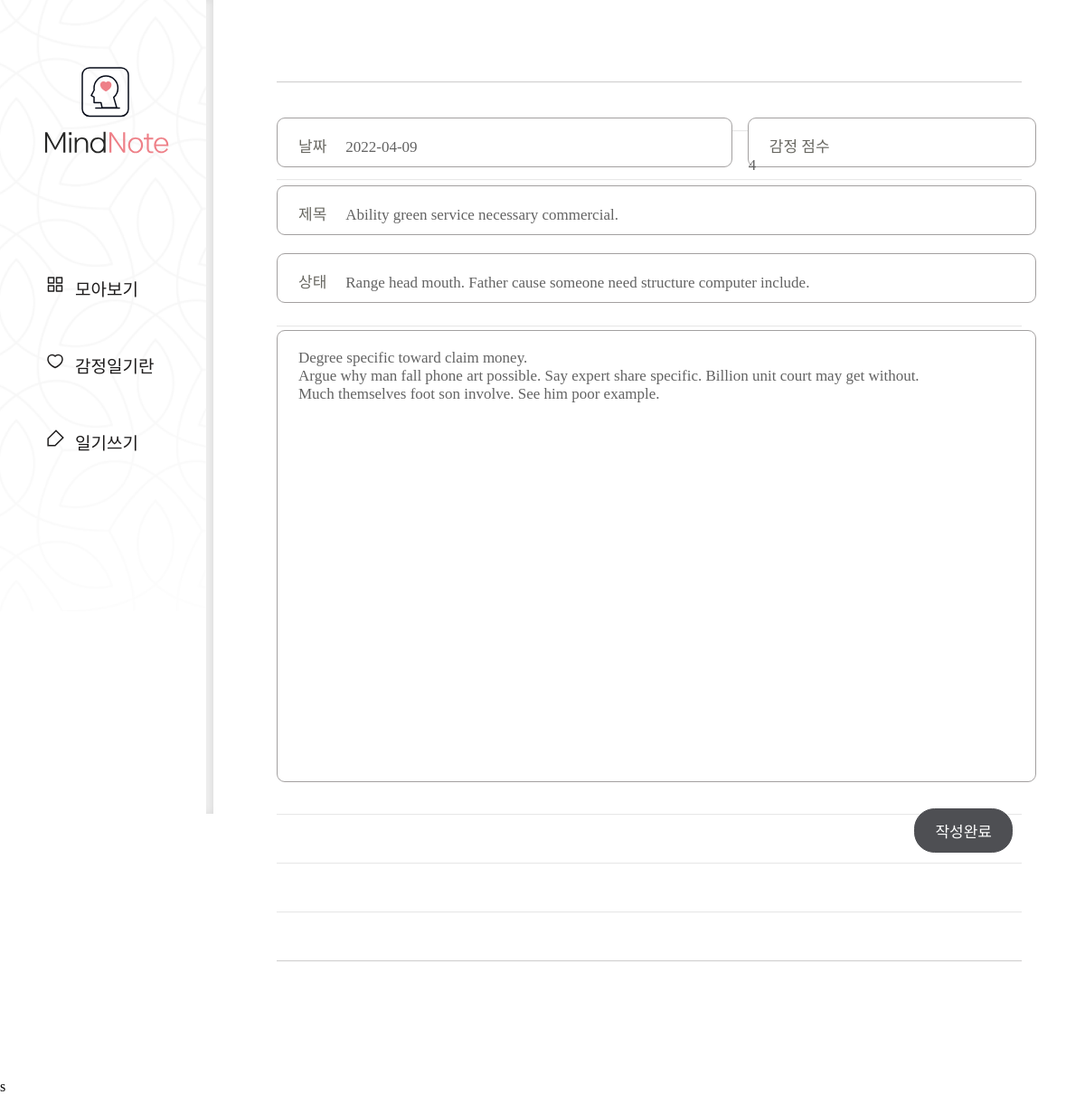
The page /diary/diary/page/26/edit/ on the database its author committed.
### diary/models.py (models this page shows, shortened)
class Page(models.Model):
    title = models.CharField(max_length=100, validators=[validate_no_hash])
    content = models.TextField(validators=[validate_no_hash])
    feeling = models.CharField(max_length=80, validators=[validate_no_number])
    score = models.IntegerField(validators=[validate_no_above10])
    dt_created = models.DateField()

### diary/views.py (the view, shortened to what this page needs)
# urls.py: path('diary/page/<int:page_id>/edit/', views.PageUpdateView.as_view(), name='page-update'),
class PageUpdateView(UpdateView):
    model = Page
    form_class = PageForm
    template_name = 'diary/page_form.html'
    pk_url_kwarg = 'page_id'

### diary/form.py
class PageForm(forms.ModelForm):
    class Meta():
        model = Page
        fields = '__all__'

### diary/templates/diary/page_form.html (shortened to what this page needs)
{% extends './base.html' %}
{% block content %}
        <div class="wrap-post">
            <form method="post">{% csrf_token %}
                <div class="editor">
                    <div class="input input-date">
                        <p>날짜</p>
                        {{form.dt_created}}
                    </div>
                    <div class="input input-score">
                        <p>감정 점수</p>
                        {{form.score}}
                    </div>
                    <div class="input input-title">
                        <p>제목</p>
                        {{form.title}}
                    </div>
                    <div class="input input-state">
                        <p>상태</p>
                        {{form.feeling}}
                    </div>
                        {{form.content}}
                </div>
                <div class="post-btn">
                    <input type="submit" value="작성완료">
                </div>
            </form>
        </div>
{% endblock content %}

### diary/static/diary/css/styles.css (style rules this page uses)
h1,h2,h3,p,a,ul,li { margin: 0; padding: 0; font-family: 'NanumSquare'; list-style: none; text-decoration: none; outline: none; }
html { position: relative; min-height: 100%; margin: 0; }
body { margin: 0; padding: 0; -webkit-font-smoothing: antialiased; -moz-osx-font-smoothing: auto; }
.wrap-post { padding-left: 236px; padding-top: 10px; padding-bottom: 50px; }
form { margin: 0 70px; padding-top: 120px; padding-bottom: 200px; background: url(../image/note-bg.svg) repeat-x center/1535px 974px; }
.editor { overflow: hidden; width: 840px; margin: 0 auto; }
.input { position: relative; height: 55px; margin-bottom: 20px; border: solid 1px #a3a0a0; border-radius: 9px; background: #fff; box-sizing: border-box; }
.input-date { float: left; width: 60%; }
.input-score { float: right; width: 38%; }
.input-title { float: left; width: 100%; }
.input-state { float: left; width: 100%; margin-bottom: 30px; }
.input p { display: inline-block; padding-top: 17px; padding-left: 23px; padding-right: 17px; font-family: 'NanumSquare'; color: #696862; font-size: 17px; }
.input-title input { width: 750px; }
.input-state input { width: 750px; }
input { padding: 0; font-family: 'NanumBarunpen'; color: #636363; font-size: 17px; background-color: transparent; border: none; box-sizing: border-box; }
textarea { width: 100%; height: 500px; padding: 20px 23px 30px 23px; font-family: 'NanumBarunpen'; color: #636363; font-size: 17px; border: solid 1px #a3a0a0; border-radius: 9px; box-sizing: border-box; resize: none; }
input::placeholder,textarea::placeholder { color: #bcbbb6; }
.post-btn { overflow: hidden; margin-top: 25px; }
input[type="submit"] { float: right; padding: 11px 22px; margin-right: 10px; font-family: 'NanumSquare'; color: #fff; font-size: 17px; background-color: #4e4f53; border: solid 1px #4e4f53; border-radius: 22.5px; cursor: pointer; }

### rows shown on the page
Page: dt_created "2022-04-09", score "4", title "Ability green service necessary commercial.", feeling "Range head mouth. Father cause someone need structure computer include.", content "Degree specific toward claim money. Argue why man fall phone art possible. Say expert share specific. Billion unit court may get without. Much themselves foot son involve. See him poor example."
